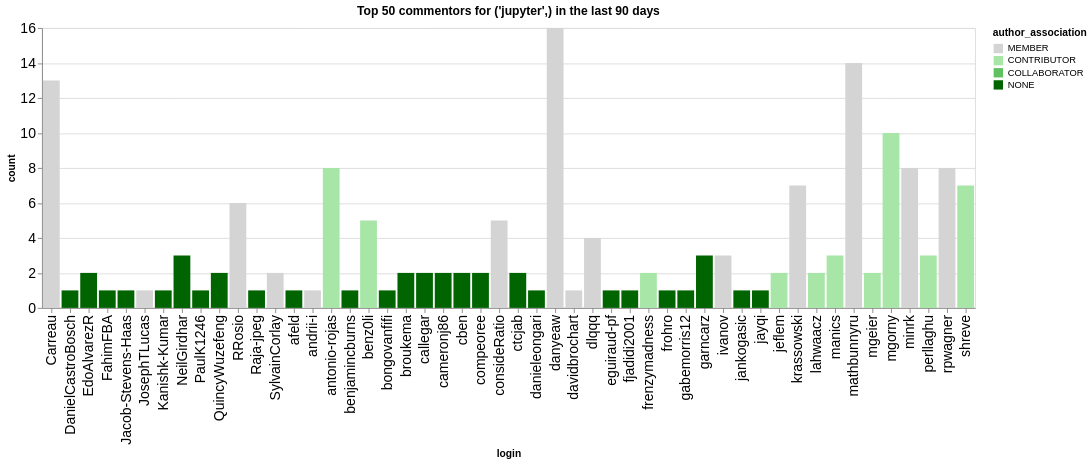

Notebook cell for this chart:
### Code cell
n_plot = 50
charts = []
for ii, (iorg, idata) in enumerate(commentors.groupby(['org'])):
    title = f"Top {n_plot} commentors for {iorg} in the last {n_days} days"
    idata = idata.groupby('login', as_index=False).agg({'count': 'sum', 'author_association': 'first'})
    idata = idata.sort_values('count', ascending=False).head(n_plot)
    ch = alt.Chart(data=idata.head(n_plot), title=title).mark_bar().encode(
        x='login',
        y='count',
        color=alt.Color('author_association', scale=alt.Scale(domain=author_types, range=author_colors))
    )
    charts.append(ch)
alt.hconcat(*charts)

### Figure 1 — Vega-Lite specification as saved in the notebook (floating-point values rounded to 4 significant figures)
{"config": {"axisLeft": {"labelFontSize": 15}, "axisBottom": {"labelFontSize": 15}}, "hconcat": [{"mark": {"type": "bar"}, "encoding": {"color": {"field": "author_association", "scale": {"domain": ["MEMBER", "CONTRIBUTOR", "COLLABORATOR", "NONE"], "range": ["rgb(211.82745098039214, 211.82745098039214, 211.82745098039214)", "rgb(166.98562091503268, 229.89803921568628, 166.98562091503268)", "rgb(96.37647058823529, 192.75294117647059, 96.37647058823529)", "rgb(0.0, 100.3921568627451, 0.0)"]}, "type": "nominal"}, "x": {"field": "login", "type": "nominal"}, "y": {"field": "count", "type": "quantitative"}}, "title": "Top 50 commentors for ('jupyter',) in the last 90 days"}], "data": {"name": "data-0d0895f84d6794a3699cc21310fe70f4"}, "$schema": "https://vega.github.io/schema/vega-lite/v5.20.1.json", "datasets": {"data-0d0895f84d6794a3699cc21310fe70f4": [{"login": "danyeaw", "count": 16, "author_association": "MEMBER"}, {"login": "mathbunnyru", "count": 14, "author_association": "MEMBER"}, {"login": "Carreau", "count": 13, "author_association": "MEMBER"}, {"login": "mgorny", "count": 10, "author_association": "CONTRIBUTOR"}, {"login": "minrk", "count": 8, "author_association": "MEMBER"}, {"login": "rpwagner", "count": 8, "author_association": "MEMBER"}, {"login": "antonio-rojas", "count": 8, "author_association": "CONTRIBUTOR"}, {"login": "krassowski", "count": 7, "author_association": "MEMBER"}, {"login": "shreve", "count": 7, "author_association": "CONTRIBUTOR"}, {"login": "RRosio", "count": 6, "author_association": "MEMBER"}, {"login": "benz0li", "count": 5, "author_association": "CONTRIBUTOR"}, {"login": "consideRatio", "count": 5, "author_association": "MEMBER"}, {"login": "dlqqq", "count": 4, "author_association": "MEMBER"}, {"login": "perllaghu", "count": 3, "author_association": "CONTRIBUTOR"}, {"login": "garncarz", "count": 3, "author_association": "NONE"}, {"login": "ivanov", "count": 3, "author_association": "MEMBER"}, {"login": "manics", "count": 3, "author_association": "CONTRIBUTOR"}, {"login": "NeilGirdhar", "count": 3, "author_association": "NONE"}, {"login": "EdoAlvarezR", "count": 2, "author_association": "NONE"}, {"login": "broukema", "count": 2, "author_association": "NONE"}, {"login": "cameronj86", "count": 2, "author_association": "NONE"}, {"login": "callegar", "count": 2, "author_association": "NONE"}, {"login": "mgeier", "count": 2, "author_association": "CONTRIBUTOR"}, {"login": "lahwaacz", "count": 2, "author_association": "CONTRIBUTOR"}, {"login": "jeflem", "count": 2, "author_association": "CONTRIBUTOR"}, {"login": "compeoree", "count": 2, "author_association": "NONE"}, {"login": "QuincyWuzefeng", "count": 2, "author_association": "NONE"}, {"login": "frenzymadness", "count": 2, "author_association": "CONTRIBUTOR"}, {"login": "SylvainCorlay", "count": 2, "author_association": "MEMBER"}, {"login": "ctcjab", "count": 2, "author_association": "NONE"}, {"login": "cben", "count": 2, "author_association": "NONE"}, {"login": "DanielCastroBosch", "count": 1, "author_association": "NONE"}, {"login": "bongovanfifi", "count": 1, "author_association": "NONE"}, {"login": "afeld", "count": 1, "author_association": "NONE"}, {"login": "benjamincburns", "count": 1, "author_association": "NONE"}, {"login": "gabemorris12", "count": 1, "author_association": "NONE"}, {"login": "frohro", "count": 1, "author_association": "NONE"}, {"login": "fjadidi2001", "count": 1, "author_association": "NONE"}, {"login": "eguiraud-pf", "count": 1, "author_association": "NONE"}, {"login": "davidbrochart", "count": 1, "author_association": "MEMBER"}, {"login": "danieleongari", "count": 1, "author_association": "NONE"}, {"login": "Kanishk-Kumar", "count": 1, "author_association": "NONE"}, {"login": "FahimFBA", "count": 1, "author_association": "NONE"}, {"login": "PaulK1246", "count": 1, "author_association": "NONE"}, {"login": "Jacob-Stevens-Haas", "count": 1, "author_association": "NONE"}, {"login": "JosephTLucas", "count": 1, "author_association": "MEMBER"}, {"login": "Raja-jpeg", "count": 1, "author_association": "NONE"}, {"login": "andrii-i", "count": 1, "author_association": "MEMBER"}, {"login": "jayqi", "count": 1, "author_association": "NONE"}, {"login": "jankogasic", "count": 1, "author_association": "NONE"}]}}
